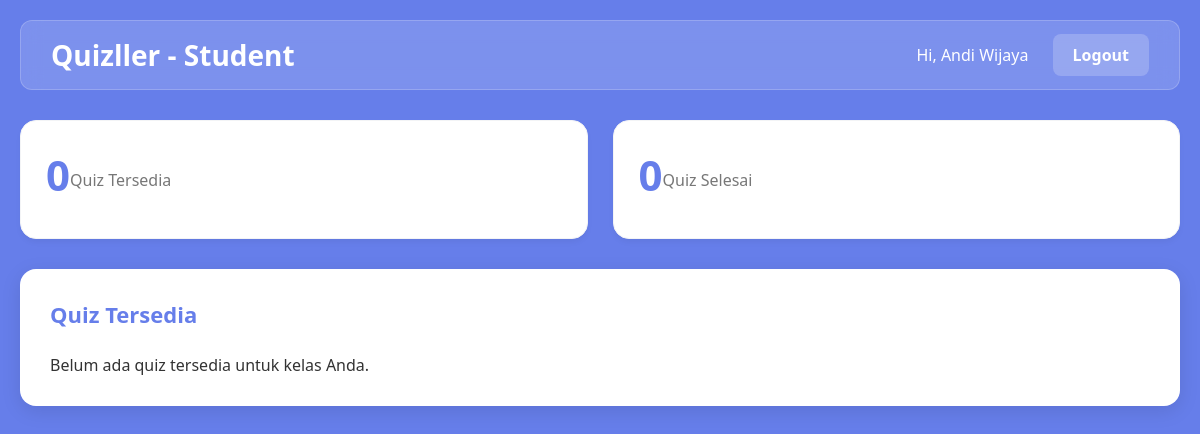
Page /student/dashboard.php (signed in) on the earlier database version.
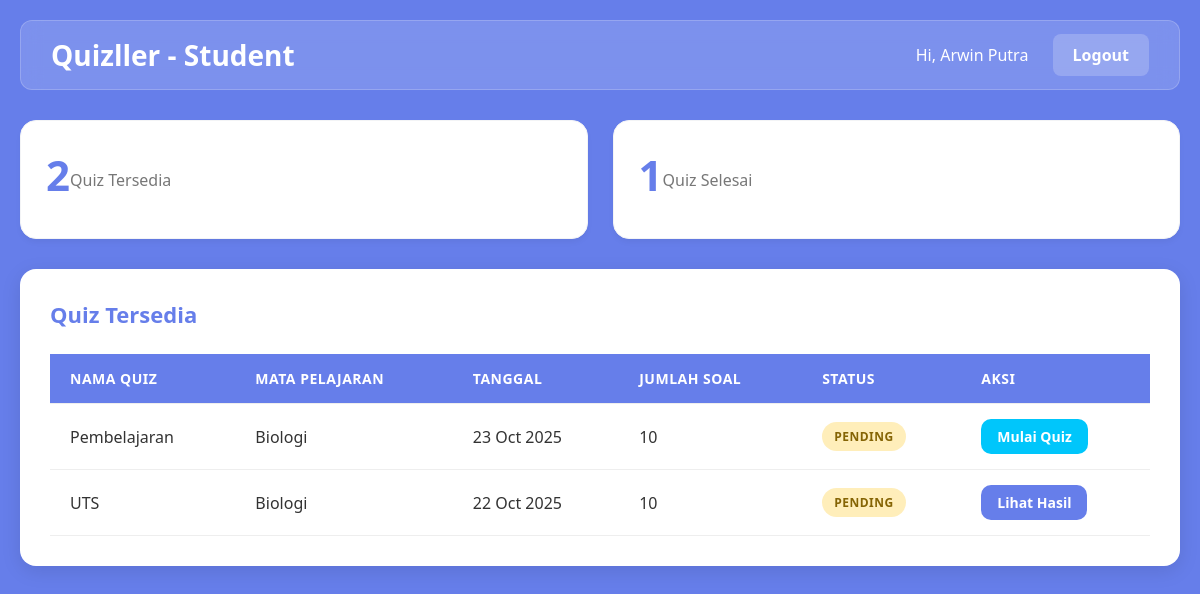
Same page on the later database version.
### tables this page shows
CREATE TABLE tests (
        id INTEGER PRIMARY KEY AUTOINCREMENT,
        teacher_id INTEGER NOT NULL,
        name VARCHAR(255) NOT NULL,
        date DATE NOT NULL,
        status_id INTEGER NOT NULL,
        subject VARCHAR(255) NOT NULL,
        total_questions INTEGER NOT NULL DEFAULT 0,
        class_id INTEGER NOT NULL,
        FOREIGN KEY (teacher_id) REFERENCES teachers(id),
        FOREIGN KEY (status_id) REFERENCES status(id),
        FOREIGN KEY (class_id) REFERENCES classes(id)
    );

CREATE TABLE status (
        id INTEGER PRIMARY KEY AUTOINCREMENT,
        name VARCHAR(255) NOT NULL
    );

### includes/functions.php (called while the page is built, shortened)
<?php
function formatDate($date) {
    return date('d M Y', strtotime($date));
}
?>

### student/dashboard.php (the view, shortened to what this page needs)
<?php
require_once '../includes/functions.php';
$conn = getDBConnection();
$student_id = $_SESSION['student_id'];
$class_id = $_SESSION['student_class_id'];
$stmt = $conn->prepare("SELECT t.*, s.name as status_name, c.name as class_name
                        FROM tests t
                        JOIN status s ON t.status_id = s.id
                        JOIN classes c ON t.class_id = c.id
                        WHERE t.class_id = ?
                        ORDER BY t.date DESC");
$stmt->execute([$class_id]);
$available_tests = $stmt->fetchAll(PDO::FETCH_ASSOC);
$stmt = $conn->prepare("SELECT COUNT(*) as count FROM student_test_results WHERE student_id = ? AND completed = 1");
$stmt->execute([$student_id]);
$completed_count = $stmt->fetch(PDO::FETCH_ASSOC)['count'];
?>
<!DOCTYPE html>
<html lang="id">
<head>
    <link rel="stylesheet" href="../assets/css/style.css">
</head>
<body>
    <div class="container">
        <div class="navbar">
            <h1>Quizller - Student</h1>
            <div>
                <span style="color: white; margin-right: 20px;">Hi, <?php echo $_SESSION['student_name']; ?></span>
                <a href="../logout.php">Logout</a>
            </div>
        </div>
        <div class="dashboard-grid">
            <div class="dashboard-card">
                <h3><?php echo count($available_tests); ?></h3>
                <p>Quiz Tersedia</p>
            </div>
            <div class="dashboard-card">
                <h3><?php echo $completed_count; ?></h3>
                <p>Quiz Selesai</p>
            </div>
        </div>
        <div class="card">
            <h3>Quiz Tersedia</h3>
            <?php if (count($available_tests) > 0): ?>
                <table class="table">
                    <thead>
                        <tr>
                            <th>Nama Quiz</th>
                            <th>Mata Pelajaran</th>
                            <th>Tanggal</th>
                            <th>Jumlah Soal</th>
                            <th>Status</th>
                            <th>Aksi</th>
                        </tr>
                    </thead>
                    <tbody>
                        <?php foreach ($available_tests as $test): ?>
                            <?php
                            $stmt = $conn->prepare("SELECT * FROM student_test_results WHERE student_id = ? AND test_id = ?");
                            $stmt->execute([$student_id, $test['id']]);
                            $my_result = $stmt->fetch(PDO::FETCH_ASSOC);
                            ?>
                            <tr>
                                <td><?php echo htmlspecialchars($test['name']); ?></td>
                                <td><?php echo htmlspecialchars($test['subject']); ?></td>
                                <td><?php echo formatDate($test['date']); ?></td>
                                <td><?php echo $test['total_questions']; ?></td>
                                <td>
                                    <span class="badge badge-<?php echo strtolower($test['status_name']); ?>">
                                        <?php echo $test['status_name']; ?>
                                    </span>
                                </td>
                                <td>
                                    <?php if ($my_result && $my_result['completed']): ?>
                                        <a href="my-results.php?test_id=<?php echo $test['id']; ?>" class="btn btn-small">Lihat Hasil</a>
                                    <?php else: ?>
                                        <a href="take-quiz.php?test_id=<?php echo $test['id']; ?>" class="btn btn-small btn-success">Mulai Quiz</a>
                                    <?php endif; ?>
                                </td>
                            </tr>
                        <?php endforeach; ?>
                    </tbody>
                </table>
            <?php else: ?>
                <p>Belum ada quiz tersedia untuk kelas Anda.</p>
            <?php endif; ?>
        </div>
    </div>
</body>
</html>

Differences in the rows shown:
added tests: name "Pembelajaran", subject "Biologi", date "23 Oct 2025", total_questions "10", status.name "PENDING"
added tests: name "UTS", subject "Biologi", date "22 Oct 2025", total_questions "10", status.name "PENDING"
Other differences:
$_SESSION['student_name']: "Andi Wijaya" → "Arwin Putra"
count($available_tests): "0" → "2"
$completed_count: "0" → "1"
text no longer shown: "Belum ada quiz tersedia untuk kelas Anda."
text now shown: "NAMA QUIZ MATA PELAJARAN TANGGAL JUMLAH SOAL STATUS AKSI"
